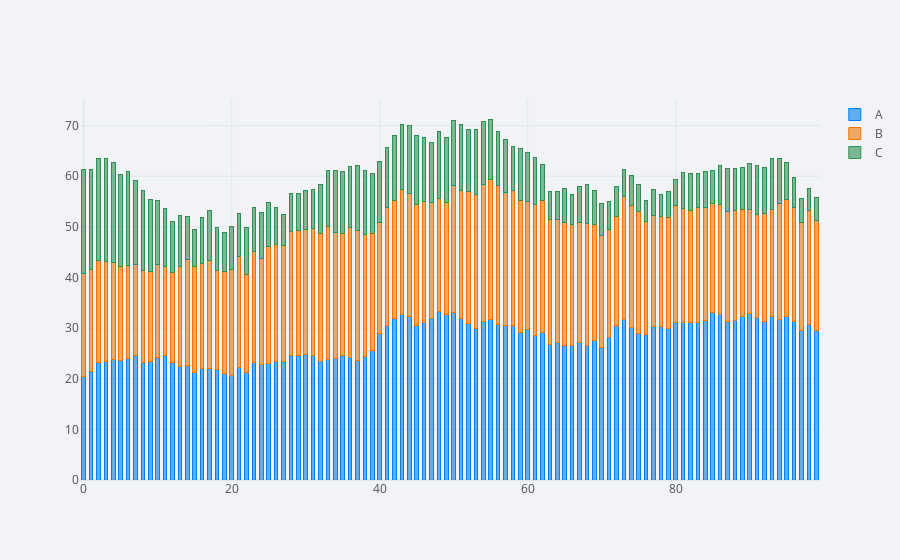

Notebook code cell kept with this figure:
### Code cell
cf.set_config_file(theme='polar')
df.iplot(kind = 'bar', barmode='stack', bargap=0.5)
